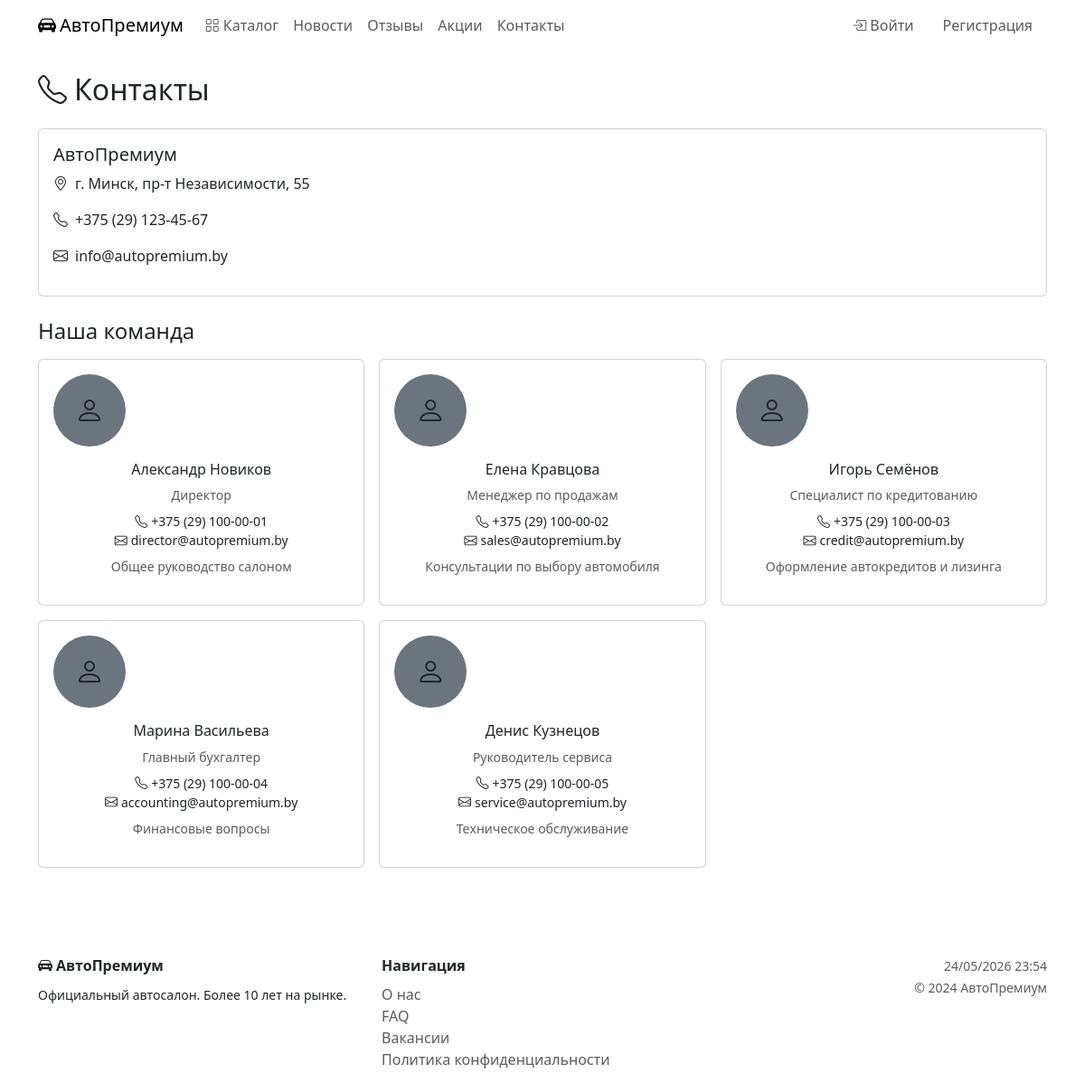
The page /contacts/ on the database as committed earlier.
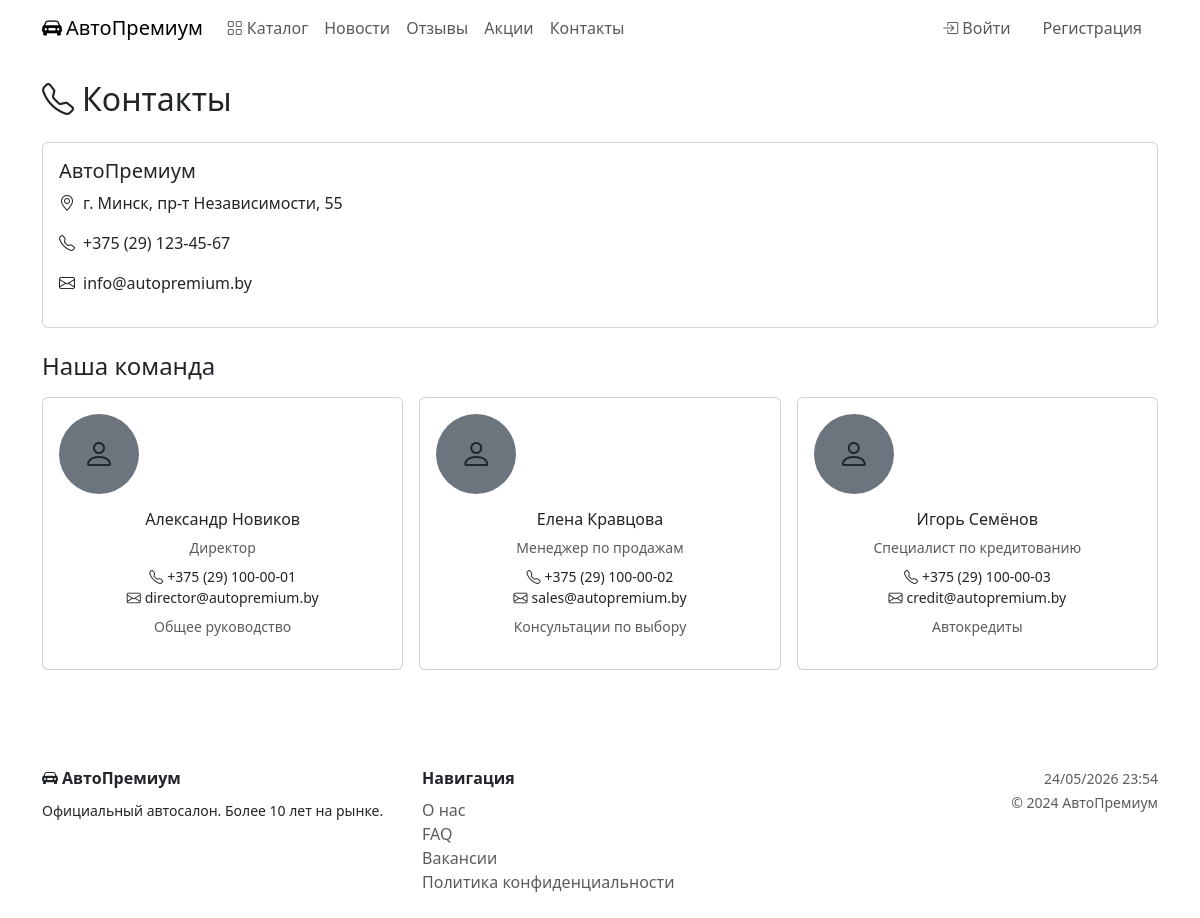
The same page on the database as committed later.
### catalog/models.py (models this page shows, shortened)
class Contact(models.Model):
    name = models.CharField('ФИО', max_length=200)
    position = models.CharField('Должность', max_length=200)
    phone = models.CharField('Телефон', max_length=20, validators=[validate_phone])
    email = models.EmailField('Email')
    photo = models.ImageField('Фото', upload_to='contacts/', blank=True, null=True)
    description = models.TextField('Описание работ', blank=True)
    class Meta:
        verbose_name = 'Контакт'
        verbose_name_plural = 'Контакты'

### catalog/views.py (the view)
# urls.py: path('contacts/', views.contacts, name='contacts'),
def contacts(request):
    return render(request, 'catalog/contacts.html', {
        'contacts': Contact.objects.all(),
        'company':  CompanyInfo.objects.first(),
    })

### templates/catalog/contacts.html
{% extends 'base.html' %}{% block title %}Контакты — АвтоПремиум{% endblock %}{% block content %}
<h2 class="text-gold mb-4"><i class="bi bi-telephone me-2"></i>Контакты</h2>
{% if company %}
<div class="card mb-4">
  <div class="card-body">
    <div class="row">
      <div class="col-md-6">
        <h5 class="text-gold">{{ company.name }}</h5>
        <p><i class="bi bi-geo-alt me-2 text-gold"></i>{{ company.address }}</p>
        <p><i class="bi bi-telephone me-2 text-gold"></i>{{ company.phone }}</p>
        <p><i class="bi bi-envelope me-2 text-gold"></i>{{ company.email }}</p>
      </div>
    </div>
  </div>
</div>
{% endif %}
<h4 class="text-gold mb-3">Наша команда</h4>
<div class="row g-3">
{% for c in contacts %}
<div class="col-md-4">
  <div class="card text-center p-3">
    {% if c.photo %}<img src="{{ c.photo.url }}" class="rounded-circle mb-3" style="width:80px;height:80px;object-fit:cover;">
    {% else %}<div class="rounded-circle bg-secondary d-inline-flex align-items-center justify-content-center mb-3" style="width:80px;height:80px;"><i class="bi bi-person fs-2"></i></div>{% endif %}
    <h6 class="text-gold">{{ c.name }}</h6>
    <div class="text-muted small mb-2">{{ c.position }}</div>
    <div class="small"><i class="bi bi-telephone me-1"></i>{{ c.phone }}</div>
    <div class="small"><i class="bi bi-envelope me-1"></i>{{ c.email }}</div>
    {% if c.description %}<p class="small text-muted mt-2">{{ c.description }}</p>{% endif %}
  </div>
</div>
{% empty %}<div class="col-12 text-muted">Контакты скоро будут добавлены.</div>{% endfor %}
</div>{% endblock %}

Rows that differ between the two databases and show on the page:
removed Contact: name "Марина Васильева", position "Главный бухгалтер", phone "+375 (29) 100-00-04", email "accounting@autopremium.by", description "Финансовые вопросы"
removed Contact: name "Денис Кузнецов", position "Руководитель сервиса", phone "+375 (29) 100-00-05", email "service@autopremium.by", description "Техническое обслуживание"
changed Contact "Александр Новиков": description "Общее руководство салоном" → "Общее руководство"
changed Contact "Елена Кравцова": description "Консультации по выбору автомобиля" → "Консультации по выбору"
changed Contact "Игорь Семёнов": description "Оформление автокредитов и лизинга" → "Автокредиты"
